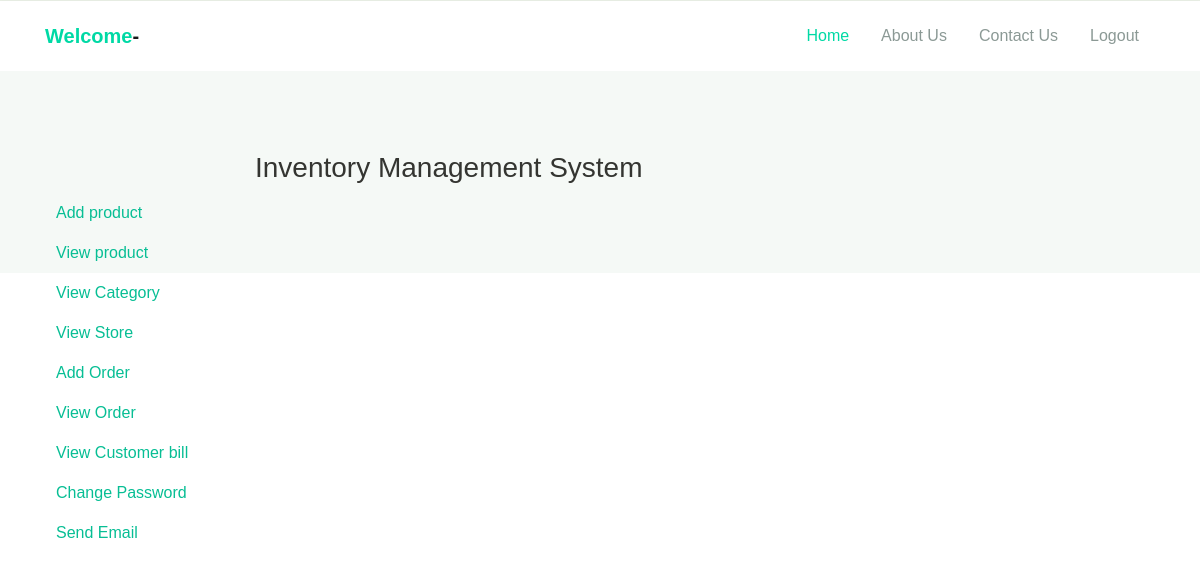
/order/list/, run on an earlier commit of the app's database.
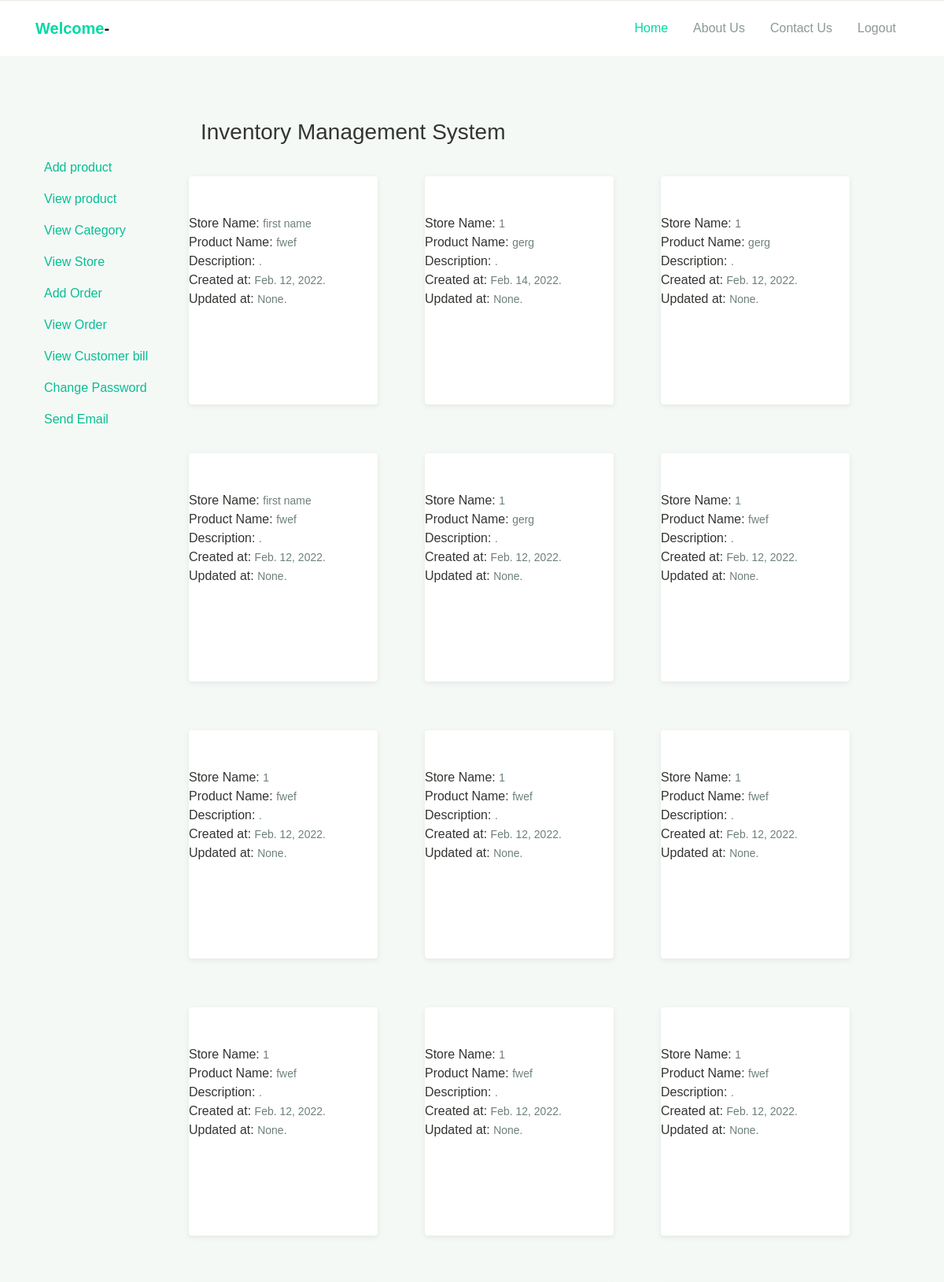
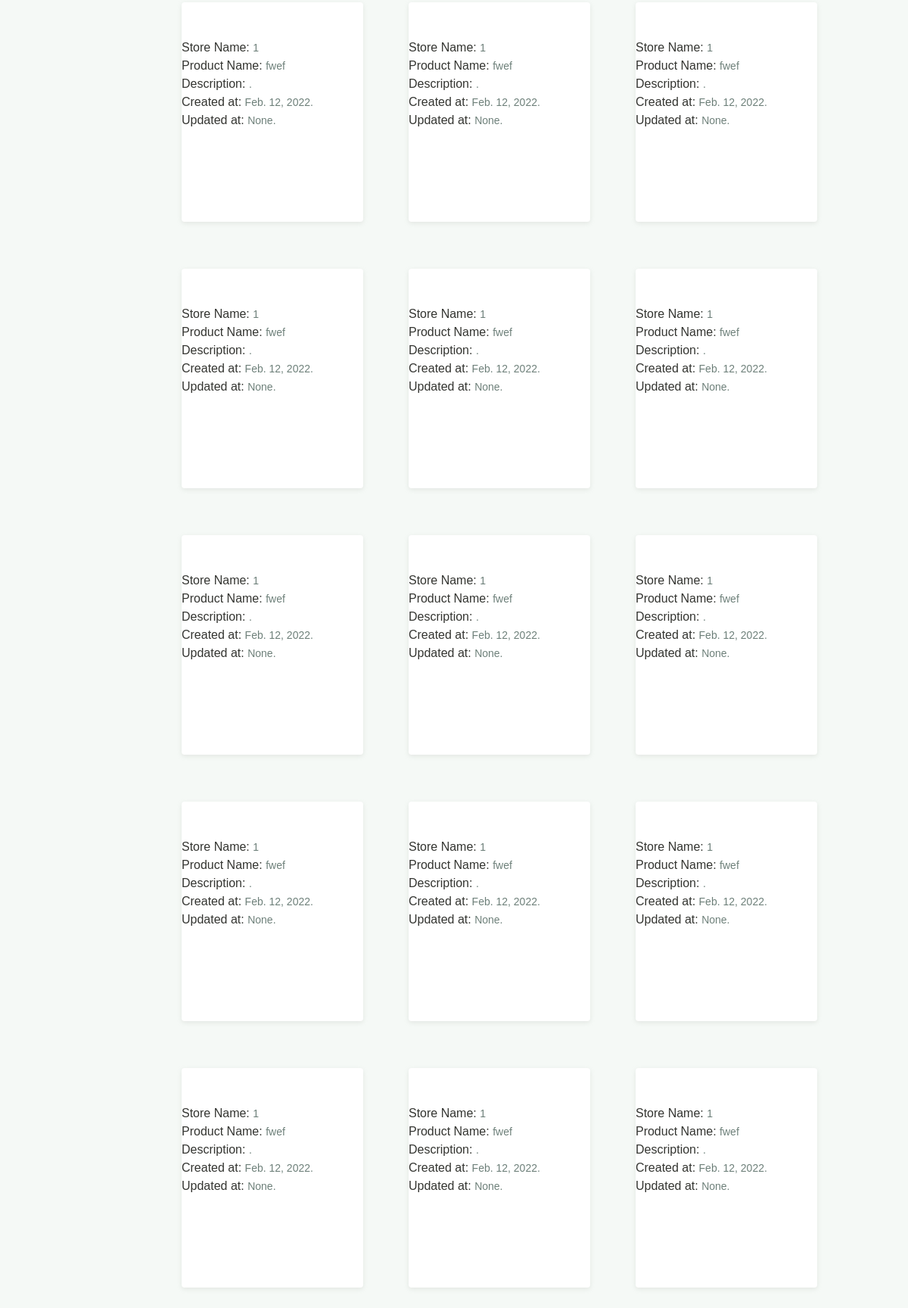
And on a later commit of the database (2 pictures, top to bottom).
### employeeapp/models.py (models this page shows, shortened)
class Order(models.Model):
    store = models.ForeignKey(Store,on_delete=models.CASCADE)
    product = models.ForeignKey(Product,on_delete=models.CASCADE)
    created_at = models.DateField(null=True)
    updated_at = models.DateField(null=True)
    status = models.CharField(
        _("Status"), max_length=255, choices=storestatus,null=True,blank=True
    )

class Store(models.Model):
    image = models.ImageField(upload_to="media",null=True,blank=True)
    name = models.CharField(max_length=250)
    address = models.CharField(max_length=250)
    number = models.CharField(max_length=250)
    product = models.ForeignKey(Product,on_delete=models.CASCADE,null=True,blank=True)
    quantity = models.FloatField(null=True)
    rate = models.FloatField(null=True)

class Product(models.Model):
    name = models.CharField(max_length=250)
    description = models.TextField()
    image = models.ImageField(upload_to="media",null=True,blank=True)
    quantity = models.FloatField(max_length=250)
    rate = models.FloatField(max_length=250)
    category = models.ForeignKey(Category,on_delete=models.CASCADE,related_name="product")

### employeeapp/views.py (the view)
# urls.py: path('order/list/', OrderList.as_view(), name="order-list"),
class OrderList(ListView):
    model = Order
    template_name = "orderlist.html"
    success_url = '/order/list/'
    context_object_name = "order_list"

### template/orderlist.html (shortened to what this page needs)
{% load static %}
<!DOCTYPE html>
<html lang="en">
<head>
  <link rel="stylesheet" href="{% static 'assets/css/maicons.css' %}">
  <link rel="stylesheet" href="{% static 'assets/css/bootstrap.css' %}">
  <link rel="stylesheet" href="{% static 'assets/vendor/owl-carousel/css/owl.carousel.css' %}">
  <link rel="stylesheet" href="{% static 'assets/vendor/animate/animate.css' %}">
  <link rel="stylesheet" href="{% static 'assets/css/theme.css' %}">
</head>
<body>
  <header>
    <nav class="navbar navbar-expand-lg navbar-light shadow-sm">
      <div class="container">
        <a class="navbar-brand" href="#"><span class="text-primary">Welcome</span>-{{user.username}}</a>
        <div class="collapse navbar-collapse" id="navbarSupport">
       <ul class="navbar-nav ml-auto">
                <li class="nav-item active">
                  <a class="nav-link" href="{% url 'dashboard'%}">Home</a>
                </li>
                <li class="nav-item">
                  <a class="nav-link" href="about.html">About Us</a>
                </li>
                <li class="nav-item">
                  <a class="nav-link" href="{% url 'contact' %}">Contact Us</a>
                </li>
                <li class="nav-item">
                  <a class="nav-link" href="{% url 'logout' %}">Logout</a>
                </li>
              </ul>
        </div>
      </div>
    </nav>
  </header>
  <div class="page-section bg-light"  style="padding-left: 120px;">
    <div class="container">
      <h3 style="padding-left: 120px;">Inventory Management System</h3>
      <ul style="position: fixed ; left :0 ;list-style:none;">
        <li class="nav-item">
          <a class="nav-link" href="{% url 'product-create' %}">Add product</a>
        </li>
        <li class="nav-item">
            <a class="nav-link" href="{% url 'product-list' %}">View product</a>
          </li>
          <li class="nav-item">
            <a class="nav-link" href="{% url 'dashboard' %}">View Category</a>
          </li>
          <li class="nav-item">
            <a class="nav-link" href="{% url 'store-list' %}">View Store</a>
          </li>
          <li class="nav-item">
            <a class="nav-link" href="{% url 'order-create' %}">Add Order</a>
          </li>
          <li class="nav-item">
            <a class="nav-link" href="{% url 'order-list' %}">View Order</a>
          </li>
          <li class="nav-item">
            <a class="nav-link" href="{% url 'bill' %}">View Customer bill</a>
          </li>
          <li class="nav-item">
            <a class="nav-link" href="{% url 'changepass' %}">Change Password</a>
          </li>
          <li class="nav-item">
            <a class="nav-link" href="{% url 'bill' %}">Send Email</a>
          </li>
        </ul>
      <div class="row justify-content-center">
        <div class="col-lg-10">
          <div class="row">
            {% for i in order_list %}
            <div class="col-md-5 col-lg-4 py-3 wow zoomIn">
              <div class="card-doctor">
                <div class="header">
                  <br><br>
                  Store Name:
                  <span class="text-sm text-grey">{{i.store.name}}</span><br>
                   Product Name:
                <span class="text-sm text-grey">{{i.product.name}}</span><br>
                Description:
                <span class="text-sm text-grey">{{i.description}}.</span><br>
                Created at:
                <span class="text-sm text-grey">{{i.created_at}}.</span><br>
                Updated at:
                <span class="text-sm text-grey">{{i.updated_at}}.</span>
                </div>
                <div class="body">
                </div>
              </div>
            </div>
            {% endfor %}
          </div>
        </div>
      </div>
    </div>
  </div>
</body>
</html>

What changed in the data, as far as the page shows it:
added Order: store.name "first name", product.name "fwef", created_at "Feb. 12, 2022", updated_at "None"
added Order: store.name "1", product.name "gerg", created_at "Feb. 14, 2022", updated_at "None"
added Order: store.name "1", product.name "gerg", created_at "Feb. 12, 2022", updated_at "None"
added Order: store.name "first name", product.name "fwef", created_at "Feb. 12, 2022", updated_at "None"
added Order: store.name "1", product.name "gerg", created_at "Feb. 12, 2022", updated_at "None"
added Order: store.name "1", product.name "fwef", created_at "Feb. 12, 2022", updated_at "None"
added Order: store.name "1", product.name "fwef", created_at "Feb. 12, 2022", updated_at "None"
added Order: store.name "1", product.name "fwef", created_at "Feb. 12, 2022", updated_at "None"
added Order: store.name "1", product.name "fwef", created_at "Feb. 12, 2022", updated_at "None"
added Order: store.name "1", product.name "fwef", created_at "Feb. 12, 2022", updated_at "None"
added Order: store.name "1", product.name "fwef", created_at "Feb. 12, 2022", updated_at "None"
added Order: store.name "1", product.name "fwef", created_at "Feb. 12, 2022", updated_at "None"
added Order: store.name "1", product.name "fwef", created_at "Feb. 12, 2022", updated_at "None"
added Order: store.name "1", product.name "fwef", created_at "Feb. 12, 2022", updated_at "None"
added Order: store.name "1", product.name "fwef", created_at "Feb. 12, 2022", updated_at "None"
added Order: store.name "1", product.name "fwef", created_at "Feb. 12, 2022", updated_at "None"
added Order: store.name "1", product.name "fwef", created_at "Feb. 12, 2022", updated_at "None"
added Order: store.name "1", product.name "fwef", created_at "Feb. 12, 2022", updated_at "None"
added Order: store.name "1", product.name "fwef", created_at "Feb. 12, 2022", updated_at "None"
added Order: store.name "1", product.name "fwef", created_at "Feb. 12, 2022", updated_at "None"
added Order: store.name "1", product.name "fwef", created_at "Feb. 12, 2022", updated_at "None"
added Order: store.name "1", product.name "fwef", created_at "Feb. 12, 2022", updated_at "None"
added Order: store.name "1", product.name "fwef", created_at "Feb. 12, 2022", updated_at "None"
added Order: store.name "1", product.name "fwef", created_at "Feb. 12, 2022", updated_at "None"
added Order: store.name "1", product.name "fwef", created_at "Feb. 12, 2022", updated_at "None"
added Order: store.name "1", product.name "fwef", created_at "Feb. 12, 2022", updated_at "None"
added Order: store.name "1", product.name "fwef", created_at "Feb. 12, 2022", updated_at "None"
